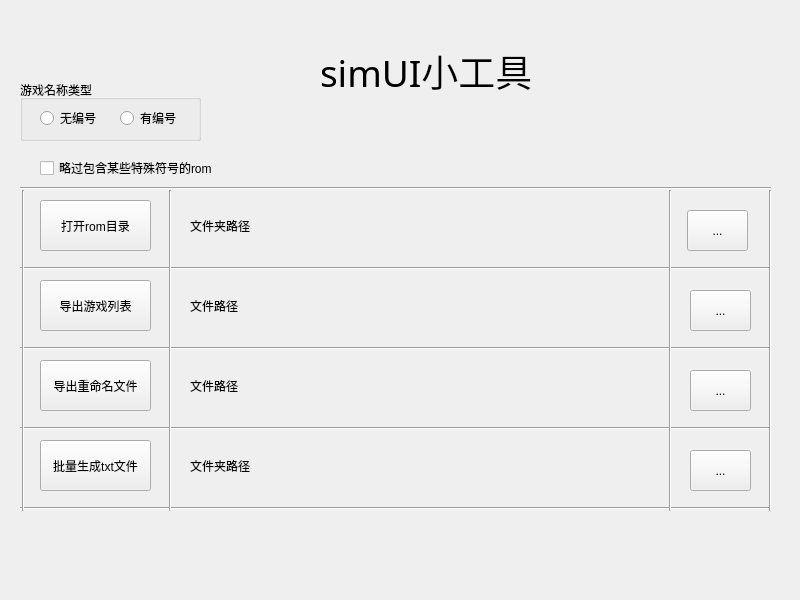
<?xml version="1.0" encoding="UTF-8"?>
<ui version="4.0">
 <class>Widget</class>
 <widget class="QWidget" name="Widget">
  <property name="geometry">
   <rect>
    <x>0</x>
    <y>0</y>
    <width>800</width>
    <height>600</height>
   </rect>
  </property>
  <property name="windowTitle">
   <string>工具</string>
  </property>
  <widget class="QGroupBox" name="groupBox">
   <property name="geometry">
    <rect>
     <x>20</x>
     <y>80</y>
     <width>181</width>
     <height>61</height>
    </rect>
   </property>
   <property name="title">
    <string>游戏名称类型</string>
   </property>
   <widget class="QRadioButton" name="radioButton_1">
    <property name="geometry">
     <rect>
      <x>20</x>
      <y>30</y>
      <width>61</width>
      <height>16</height>
     </rect>
    </property>
    <property name="text">
     <string>无编号</string>
    </property>
   </widget>
   <widget class="QRadioButton" name="radioButton_2">
    <property name="geometry">
     <rect>
      <x>100</x>
      <y>30</y>
      <width>61</width>
      <height>16</height>
     </rect>
    </property>
    <property name="text">
     <string>有编号</string>
    </property>
   </widget>
  </widget>
  <widget class="QLabel" name="label">
   <property name="geometry">
    <rect>
     <x>320</x>
     <y>30</y>
     <width>211</width>
     <height>81</height>
    </rect>
   </property>
   <property name="font">
    <font>
     <family>宋体</family>
     <pointsize>28</pointsize>
    </font>
   </property>
   <property name="text">
    <string>simUI小工具</string>
   </property>
  </widget>
  <widget class="Line" name="line">
   <property name="geometry">
    <rect>
     <x>20</x>
     <y>180</y>
     <width>751</width>
     <height>16</height>
    </rect>
   </property>
   <property name="orientation">
    <enum>Qt::Horizontal</enum>
   </property>
  </widget>
  <widget class="Line" name="line_2">
   <property name="geometry">
    <rect>
     <x>20</x>
     <y>260</y>
     <width>751</width>
     <height>16</height>
    </rect>
   </property>
   <property name="orientation">
    <enum>Qt::Horizontal</enum>
   </property>
  </widget>
  <widget class="Line" name="line_3">
   <property name="geometry">
    <rect>
     <x>20</x>
     <y>420</y>
     <width>751</width>
     <height>16</height>
    </rect>
   </property>
   <property name="orientation">
    <enum>Qt::Horizontal</enum>
   </property>
  </widget>
  <widget class="Line" name="line_4">
   <property name="geometry">
    <rect>
     <x>20</x>
     <y>340</y>
     <width>751</width>
     <height>16</height>
    </rect>
   </property>
   <property name="orientation">
    <enum>Qt::Horizontal</enum>
   </property>
  </widget>
  <widget class="Line" name="line_5">
   <property name="geometry">
    <rect>
     <x>20</x>
     <y>500</y>
     <width>751</width>
     <height>16</height>
    </rect>
   </property>
   <property name="orientation">
    <enum>Qt::Horizontal</enum>
   </property>
  </widget>
  <widget class="Line" name="line_6">
   <property name="geometry">
    <rect>
     <x>13</x>
     <y>190</y>
     <width>20</width>
     <height>321</height>
    </rect>
   </property>
   <property name="orientation">
    <enum>Qt::Vertical</enum>
   </property>
  </widget>
  <widget class="Line" name="line_7">
   <property name="geometry">
    <rect>
     <x>160</x>
     <y>190</y>
     <width>20</width>
     <height>321</height>
    </rect>
   </property>
   <property name="orientation">
    <enum>Qt::Vertical</enum>
   </property>
  </widget>
  <widget class="Line" name="line_8">
   <property name="geometry">
    <rect>
     <x>660</x>
     <y>190</y>
     <width>20</width>
     <height>321</height>
    </rect>
   </property>
   <property name="orientation">
    <enum>Qt::Vertical</enum>
   </property>
  </widget>
  <widget class="Line" name="line_9">
   <property name="geometry">
    <rect>
     <x>760</x>
     <y>190</y>
     <width>20</width>
     <height>321</height>
    </rect>
   </property>
   <property name="orientation">
    <enum>Qt::Vertical</enum>
   </property>
  </widget>
  <widget class="QCheckBox" name="checkBox">
   <property name="geometry">
    <rect>
     <x>40</x>
     <y>160</y>
     <width>181</width>
     <height>16</height>
    </rect>
   </property>
   <property name="text">
    <string>略过包含某些特殊符号的rom</string>
   </property>
  </widget>
  <widget class="QLabel" name="label_1">
   <property name="geometry">
    <rect>
     <x>190</x>
     <y>200</y>
     <width>461</width>
     <height>51</height>
    </rect>
   </property>
   <property name="text">
    <string>文件夹路径</string>
   </property>
   <property name="wordWrap">
    <bool>true</bool>
   </property>
  </widget>
  <widget class="QLabel" name="label_2">
   <property name="geometry">
    <rect>
     <x>190</x>
     <y>280</y>
     <width>461</width>
     <height>51</height>
    </rect>
   </property>
   <property name="text">
    <string>文件路径</string>
   </property>
   <property name="wordWrap">
    <bool>true</bool>
   </property>
  </widget>
  <widget class="QLabel" name="label_3">
   <property name="geometry">
    <rect>
     <x>190</x>
     <y>360</y>
     <width>461</width>
     <height>51</height>
    </rect>
   </property>
   <property name="text">
    <string>文件路径</string>
   </property>
   <property name="wordWrap">
    <bool>true</bool>
   </property>
  </widget>
  <widget class="QPushButton" name="openDir_2">
   <property name="geometry">
    <rect>
     <x>690</x>
     <y>290</y>
     <width>61</width>
     <height>41</height>
    </rect>
   </property>
   <property name="text">
    <string>...</string>
   </property>
  </widget>
  <widget class="QPushButton" name="openDir_1">
   <property name="geometry">
    <rect>
     <x>687</x>
     <y>210</y>
     <width>61</width>
     <height>41</height>
    </rect>
   </property>
   <property name="text">
    <string>...</string>
   </property>
  </widget>
  <widget class="QPushButton" name="openDir_3">
   <property name="geometry">
    <rect>
     <x>690</x>
     <y>370</y>
     <width>61</width>
     <height>41</height>
    </rect>
   </property>
   <property name="text">
    <string>...</string>
   </property>
  </widget>
  <widget class="QPushButton" name="openDir_4">
   <property name="geometry">
    <rect>
     <x>690</x>
     <y>450</y>
     <width>61</width>
     <height>41</height>
    </rect>
   </property>
   <property name="text">
    <string>...</string>
   </property>
  </widget>
  <widget class="QPushButton" name="rom_btn_1">
   <property name="geometry">
    <rect>
     <x>40</x>
     <y>200</y>
     <width>111</width>
     <height>51</height>
    </rect>
   </property>
   <property name="text">
    <string>打开rom目录</string>
   </property>
  </widget>
  <widget class="QPushButton" name="list_btn_2">
   <property name="geometry">
    <rect>
     <x>40</x>
     <y>280</y>
     <width>111</width>
     <height>51</height>
    </rect>
   </property>
   <property name="text">
    <string>导出游戏列表</string>
   </property>
  </widget>
  <widget class="QPushButton" name="name_btn_3">
   <property name="geometry">
    <rect>
     <x>40</x>
     <y>360</y>
     <width>111</width>
     <height>51</height>
    </rect>
   </property>
   <property name="text">
    <string>导出重命名文件</string>
   </property>
  </widget>
  <widget class="QPushButton" name="txt_btn_4">
   <property name="geometry">
    <rect>
     <x>40</x>
     <y>440</y>
     <width>111</width>
     <height>51</height>
    </rect>
   </property>
   <property name="text">
    <string>批量生成txt文件</string>
   </property>
  </widget>
  <widget class="QLabel" name="label_4">
   <property name="geometry">
    <rect>
     <x>190</x>
     <y>440</y>
     <width>461</width>
     <height>51</height>
    </rect>
   </property>
   <property name="text">
    <string>文件夹路径</string>
   </property>
   <property name="wordWrap">
    <bool>true</bool>
   </property>
  </widget>
 </widget>
 <resources/>
 <connections/>
</ui>
